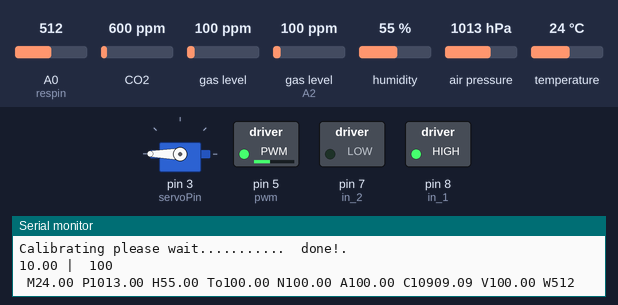
Simulated run of this sketch. Board: Arduino Uno, built with avr-gcc and run on an emulated ATmega328P. On the bench: servo, switched loads named in the sketch (green lamp = pin HIGH), the last lines printed to the serial monitor. The inputs (shaded band) are chosen by the test bench; at power-on: humidity 55 %, A0 (respin) = 512, CO2 600 ppm, gas level 100 ppm, gas level (sensor on A2) 100 ppm, air pressure 1013 hPa, temperature 24 °C.

Above: at 1.2 s.
1.3 s: humidity set to 64 %
7.6 s: humidity set to 67 %
At 13.3 s:
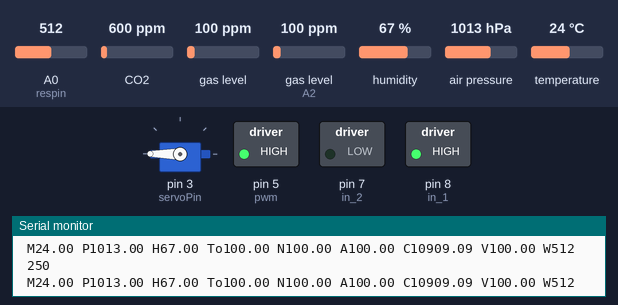
13.6 s: A0 (respin) set to 215
16.4 s: A0 (respin) set to 185
At 19.2 s:
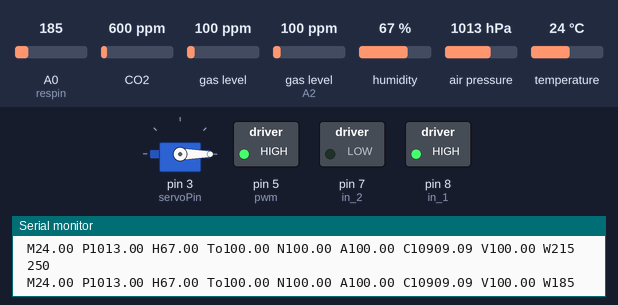
19.7 s: humidity set to 22 %
At 25.0 s:
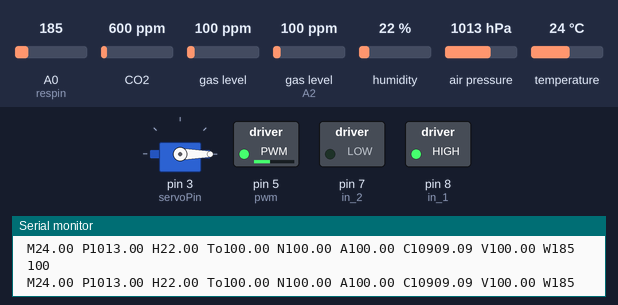
25.7 s: humidity set to 68 %
At 30.8 s:
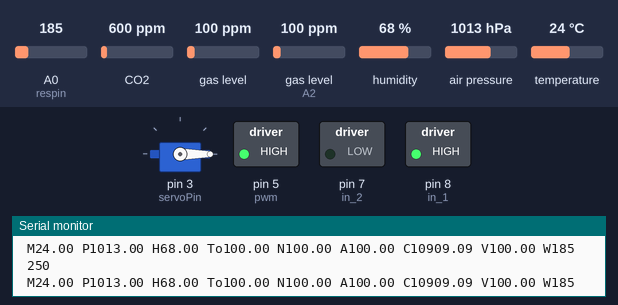
Timing chart, 0 to 32.3 s (numbered marks = the images above; inputs shaded):
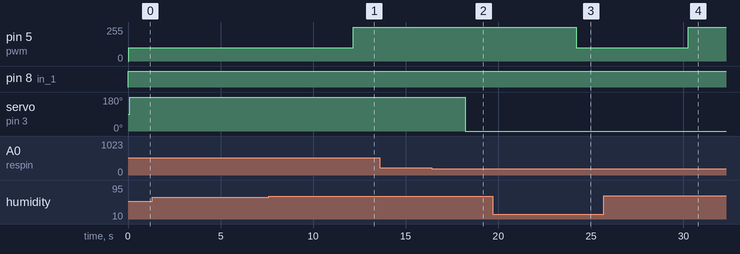

The sketch:

motor_testing_main.ino
```cpp
// servo pin
#include <Servo.h>
#define servoPin 3
#define openPosition 0
#define closePosition 180

Servo myServo;
// motor pin
const int pwm = 5 ;  //initializing pin 2 as pwm
const int in_1 = 8 ;
const int in_2 = 7 ;
int motorVal = 100;
// bme----------------
#include <SPI.h>
#include <Adafruit_Sensor.h>
#include <Adafruit_BME280.h>

#define BME_SCK 13
#define BME_MISO 12
#define BME_MOSI 11
#define BME_CS 10

#define SEALEVELPRESSURE_HPA (1013.25)

Adafruit_BME280 bme(BME_CS, BME_MOSI, BME_MISO, BME_SCK); // software SPI

// CCS811------------
#include "Adafruit_CCS811.h"

Adafruit_CCS811 ccs;
// CCS811------------
// MQ135-------------
#include <Wire.h>
#include <MQUnifiedsensor.h>
#define Board ("Arduino UNO")
#define Pin135 (A2)              // Analog input 2 of your arduino
#define RatioMQ135CleanAir (3.6) // RS / R0 = 10 ppm
#define ADC_Bit_Resolution (10)  // 10 bit ADC
#define Voltage_Resolution (5)   // Volt resolution to calc the voltage
#define Type ("Arduino UNO")     // Board used
// Declare Sensor
MQUnifiedsensor MQ135(Board, Voltage_Resolution, ADC_Bit_Resolution, Pin135, Type);

// global variables
float CO2, Toluene, NH4, Acetone, Temp, P, Hum;
float TVOC;
String data;
int tempThreshHold = 32;
int waterThreshHold = 200;
int hThreshHold = 65;


int waterval = 0; // holds the value
int respin = A0;  // sensor pin used

void MQinit()
{
  MQ135.init();
  MQ135.setRegressionMethod(1); //_PPM =  a*ratio^b
  MQ135.setR0(9.03);
}

// MQ135-------------

void setup()
{
  // servo setup
  myServo.attach(servoPin);
  // motor setup
  //pinMode(pwm,OUTPUT) ;
  pinMode(in_1,OUTPUT) ;
  pinMode(in_2,OUTPUT) ;
  // put your setup code here, to run once:
  Serial.begin(9600);
  // bme start
  Serial.println(F("BME280 test"));

  bool status;

  // default settings
  // (you can also pass in a Wire library object like &Wire2)
  status = bme.begin();
  if (!status)
  {
    Serial.println("Could not find a valid BME280 sensor, check wiring!");
    while (1)
      ;
  }

  Serial.println("-- Default Test --");

  Serial.println();
  // start mq
  MQinit();

  // start ccs811
  if (!ccs.begin())
  {
    Serial.println("Failed to start ccs811 sensor! Please check your wiring.");
    //while (1)
      ;
  }
  else
  {
    MQCalibration();
  }

  // Wait for the sensor to be ready
  //while (!ccs.available());

}

void loop()
{
  // put your main code here, to run repeatedly:
  digitalWrite(in_1,HIGH) ;
  digitalWrite(in_2,LOW) ;


  if (Temp > tempThreshHold || Hum > hThreshHold)
  {//on
    Serial.println(" 250 ");
    analogWrite(pwm,255) ;

  }
  else
  {//off
    Serial.println(" 100 ");
    analogWrite(pwm,100) ;
  }


  bme_call();

  data = data + " M" + String(Temp);
  data = data + " P" + String(P);
  data = data + " H" + String(Hum);

  MQ();
  data = data + " To" + String(Toluene);
  data = data + " N" + String(NH4);
  data = data + " A" + String(Acetone);

  CCS811();
  data = data + " C" + String(CO2);
  data = data + " V" + String(TVOC);

  water();
  data = data + " W" + String(waterval);
  Serial.println(data);
  data = "";
  //motorControl();
  servoControl();

  delay(3000);
}

// MQ function

void MQ()
{
  MQ135.update();
  MQ135.setA(110.47); MQ135.setB(-2.862); //CO2
  CO2 = MQ135.readSensor()*600/5.5;

  MQ135.setA(44.947);
  MQ135.setB(-3.445); // Toluene
  Toluene = MQ135.readSensor();

  MQ135.setA(102.2);
  MQ135.setB(-2.473); // NH4
  NH4 = MQ135.readSensor();

  MQ135.setA(34.668);
  MQ135.setB(-3.369); // Acetone
  Acetone = MQ135.readSensor();
}
// water level test

void water()
{
  waterval = analogRead(respin); // Read data from analog pin and store it to resval variable
}
// CCS811 function
void CCS811()
{
  if (ccs.available())
  {
    if (!ccs.readData())
    {
     //CO2 = ccs.geteCO2();
      TVOC = ccs.getTVOC();
    }
    else
    {
      Serial.println("ERROR ccs811!");
      // while (1);
    }
  }
}

// bme
void bme_call()
{

  Temp = bme.readTemperature();    //*C
  P = bme.readPressure() / 100.0F; // hPa
  Hum = bme.readHumidity();        // %
}

void printAll()
{
  Serial.print("Toluene:  ");
  Serial.println(Toluene);
  Serial.print("NH4:  ");
  Serial.println(NH4);
  Serial.print("Acetone:  ");
  Serial.println(Acetone);
  Serial.print("CO2:  ");
  Serial.println(CO2);
  Serial.print("TVOC:  ");
  Serial.println(TVOC);
}

void MQCalibration()
{
  Serial.print("Calibrating please wait.");
  float MQ135calcR0 = 0;

  for (int i = 1; i <= 10; i++)
  {
    // Update the voltage lectures
    MQ135.update();
    MQ135calcR0 += MQ135.calibrate(RatioMQ135CleanAir);
    Serial.print(".");
  }

  MQ135.setR0(MQ135calcR0 / 10);
  Serial.println("  done!.");
  Serial.print(MQ135calcR0 / 10);
  Serial.print(" | ");
}

void motorControl()
{
  digitalWrite(pwm,HIGH) ;
  delay(motorVal);
  //digitalWrite(pwm,LOW) ;
  delay(500 - motorVal);

  if (Temp > tempThreshHold)
  {
    Serial.println(" 250 ");
    //analogWrite(pwm, 250);
    motorVal = 255;
  }
  else
  {
    motorVal = 150;
  }
  if (Hum > hThreshHold)
  {
    motorVal = 255;
  }
  else
  {
    motorVal = 150;
  }
  //delay(5000);
}

void servoControl()
{
  if (waterval > waterThreshHold)
  {
    myServo.write(closePosition);
  }
  else
  {
    myServo.write(openPosition);
  }

}
```

Measured:
- the behaviour switches between 65 and 66 % on humidity (found by bisection; images 0 and 1)
- the behaviour switches between 201 and 200 on A0 (respin) (found by bisection; images 1 and 2)
- after the input at 7.6 s, pin 5 (pwm): 100/255 → 255/255 after 4.6 s
- after the input at 16.4 s, servo on pin 3 (servoPin): 180° → 0° after 1.8 s
- after the input at 19.7 s, pin 5 (pwm): 255/255 → 100/255 after 4.5 s
- after the input at 25.7 s, pin 5 (pwm): 100/255 → 255/255 after 4.6 s
